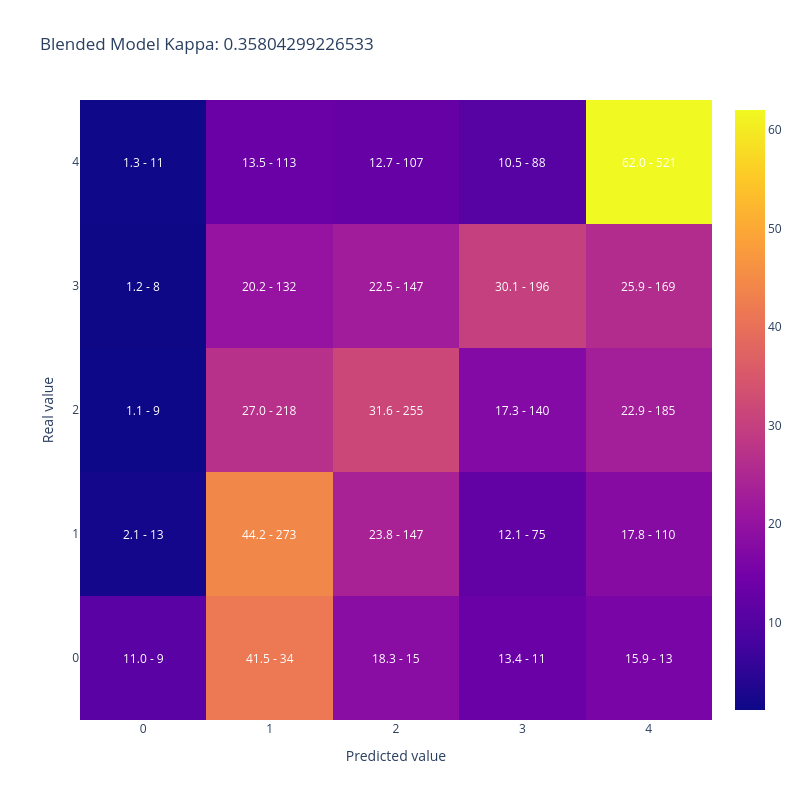

The cell this chart's notebook holds for it:
### Code cell
plot_confusion_matrix(merged_datasets['AdoptionSpeed'],
                      merged_datasets['blend_pred_score'].apply(np.argmax), 
                    title = 'Blended Model Kappa: ' + str(cohen_kappa_score(merged_datasets['AdoptionSpeed'],
                                                                   merged_datasets['blend_pred_score'].apply(np.argmax), 
                                                                    weights='quadratic')))

### Figure 1 — Plotly figure (JSON) as saved in the notebook; plotly's stock layout.template omitted (floating-point values rounded to 4 significant figures)
{"data": [{"type": "heatmap", "x": [0, 1, 2, 3, 4], "y": [0, 1, 2, 3, 4], "z": [[10.98, 41.46, 18.29, 13.41, 15.85], [2.104, 44.17, 23.79, 12.14, 17.8], [1.115, 27.01, 31.6, 17.35, 22.92], [1.227, 20.25, 22.55, 30.06, 25.92], [1.31, 13.45, 12.74, 10.48, 62.02]]}], "layout": {"annotations": [{"font": {"color": "white"}, "showarrow": false, "text": "11.0 - 9", "x": 0, "xref": "x", "y": 0, "yref": "y"}, {"font": {"color": "white"}, "showarrow": false, "text": "41.5 - 34", "x": 1, "xref": "x", "y": 0, "yref": "y"}, {"font": {"color": "white"}, "showarrow": false, "text": "18.3 - 15", "x": 2, "xref": "x", "y": 0, "yref": "y"}, {"font": {"color": "white"}, "showarrow": false, "text": "13.4 - 11", "x": 3, "xref": "x", "y": 0, "yref": "y"}, {"font": {"color": "white"}, "showarrow": false, "text": "15.9 - 13", "x": 4, "xref": "x", "y": 0, "yref": "y"}, {"font": {"color": "white"}, "showarrow": false, "text": "2.1 - 13", "x": 0, "xref": "x", "y": 1, "yref": "y"}, {"font": {"color": "white"}, "showarrow": false, "text": "44.2 - 273", "x": 1, "xref": "x", "y": 1, "yref": "y"}, {"font": {"color": "white"}, "showarrow": false, "text": "23.8 - 147", "x": 2, "xref": "x", "y": 1, "yref": "y"}, {"font": {"color": "white"}, "showarrow": false, "text": "12.1 - 75", "x": 3, "xref": "x", "y": 1, "yref": "y"}, {"font": {"color": "white"}, "showarrow": false, "text": "17.8 - 110", "x": 4, "xref": "x", "y": 1, "yref": "y"}, {"font": {"color": "white"}, "showarrow": false, "text": "1.1 - 9", "x": 0, "xref": "x", "y": 2, "yref": "y"}, {"font": {"color": "white"}, "showarrow": false, "text": "27.0 - 218", "x": 1, "xref": "x", "y": 2, "yref": "y"}, {"font": {"color": "white"}, "showarrow": false, "text": "31.6 - 255", "x": 2, "xref": "x", "y": 2, "yref": "y"}, {"font": {"color": "white"}, "showarrow": false, "text": "17.3 - 140", "x": 3, "xref": "x", "y": 2, "yref": "y"}, {"font": {"color": "white"}, "showarrow": false, "text": "22.9 - 185", "x": 4, "xref": "x", "y": 2, "yref": "y"}, {"font": {"color": "white"}, "showarrow": false, "text": "1.2 - 8", "x": 0, "xref": "x", "y": 3, "yref": "y"}, {"font": {"color": "white"}, "showarrow": false, "text": "20.2 - 132", "x": 1, "xref": "x", "y": 3, "yref": "y"}, {"font": {"color": "white"}, "showarrow": false, "text": "22.5 - 147", "x": 2, "xref": "x", "y": 3, "yref": "y"}, {"font": {"color": "white"}, "showarrow": false, "text": "30.1 - 196", "x": 3, "xref": "x", "y": 3, "yref": "y"}, {"font": {"color": "white"}, "showarrow": false, "text": "25.9 - 169", "x": 4, "xref": "x", "y": 3, "yref": "y"}, {"font": {"color": "white"}, "showarrow": false, "text": "1.3 - 11", "x": 0, "xref": "x", "y": 4, "yref": "y"}, {"font": {"color": "white"}, "showarrow": false, "text": "13.5 - 113", "x": 1, "xref": "x", "y": 4, "yref": "y"}, {"font": {"color": "white"}, "showarrow": false, "text": "12.7 - 107", "x": 2, "xref": "x", "y": 4, "yref": "y"}, {"font": {"color": "white"}, "showarrow": false, "text": "10.5 - 88", "x": 3, "xref": "x", "y": 4, "yref": "y"}, {"font": {"color": "white"}, "showarrow": false, "text": "62.0 - 521", "x": 4, "xref": "x", "y": 4, "yref": "y"}], "height": 800, "title": {"text": "Blended Model Kappa: 0.35804299226533"}, "width": 800, "xaxis": {"title": {"text": "Predicted value"}}, "yaxis": {"title": {"text": "Real value"}}}}
